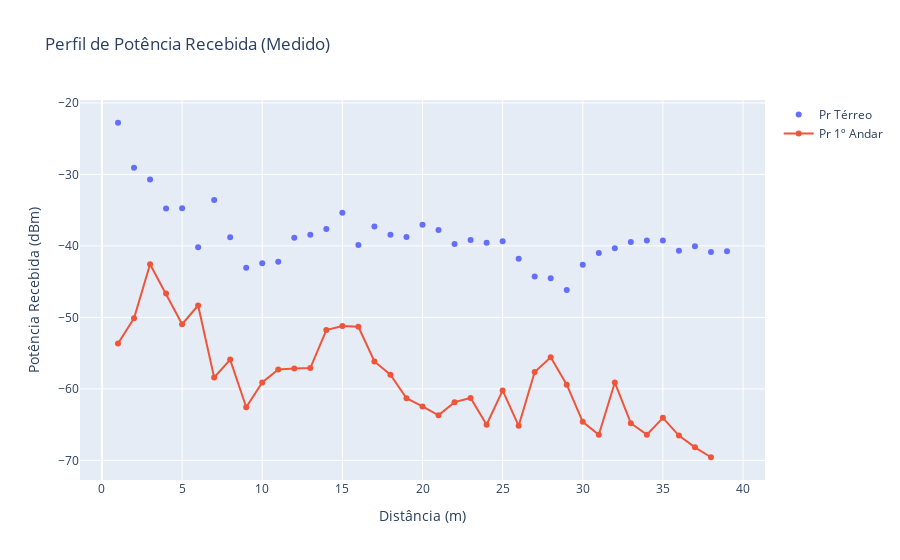

The code cell stored with this chart in its notebook:
### Code cell
# --- Seção 2: Visualização dos Dados Medidos ---

# Gráfico 1: Perfil de Potência Recebida (Pr)
fig_pr = go.Figure()
fig_pr.add_trace(go.Scatter(x=df_real_terreo.distancia, y=df_real_terreo.Cp, name='Pr Térreo', mode='markers'))
fig_pr.add_trace(go.Scatter(x=df_real_1andar.distancia, y=df_real_1andar.Cp, name='Pr 1º Andar', mode='lines+markers'))
fig_pr.update_layout(title='Perfil de Potência Recebida (Medido)', xaxis_title='Distância (m)', yaxis_title='Potência Recebida (dBm)')
fig_pr.show()

### Figure 1 — Plotly figure (JSON) as saved in the notebook; plotly's stock layout.template omitted (floating-point values rounded to 4 significant figures)
{"data": [{"mode": "markers", "name": "Pr Térreo", "type": "scatter", "x": [1, 2, 3, 4, 5, 6, 7, 8, 9, 10, 11, 12, 13, 14, 15, 16, 17, 18, 19, 20, 21, 22, 23, 24, 25, 26, 27, 28, 29, 30, 31, 32, 33, 34, 35, 36, 37, 38, 39], "y": [-22.77, -29.06, -30.7, -34.75, -34.74, -40.18, -33.58, -38.77, -43.04, -42.44, -42.21, -38.84, -38.42, -37.62, -35.37, -39.87, -37.27, -38.43, -38.74, -37.03, -37.78, -39.72, -39.18, -39.54, -39.36, -41.78, -44.27, -44.51, -46.18, -42.65, -40.99, -40.34, -39.45, -39.23, -39.25, -40.68, -40.03, -40.85, -40.76]}, {"mode": "lines+markers", "name": "Pr 1º Andar", "type": "scatter", "x": [1, 2, 3, 4, 5, 6, 7, 8, 9, 10, 11, 12, 13, 14, 15, 16, 17, 18, 19, 20, 21, 22, 23, 24, 25, 26, 27, 28, 29, 30, 31, 32, 33, 34, 35, 36, 37, 38], "y": [-53.64, -50.12, -42.56, -46.67, -50.95, -48.33, -58.4, -55.9, -62.56, -59.11, -57.27, -57.14, -57.08, -51.76, -51.2, -51.31, -56.16, -58.02, -61.3, -62.45, -63.69, -61.85, -61.26, -65.01, -60.21, -65.17, -57.63, -55.58, -59.41, -64.6, -66.41, -59.11, -64.8, -66.4, -64.05, -66.53, -68.17, -69.56]}], "layout": {"title": {"text": "Perfil de Potência Recebida (Medido)"}, "xaxis": {"title": {"text": "Distância (m)"}}, "yaxis": {"title": {"text": "Potência Recebida (dBm)"}}}}
